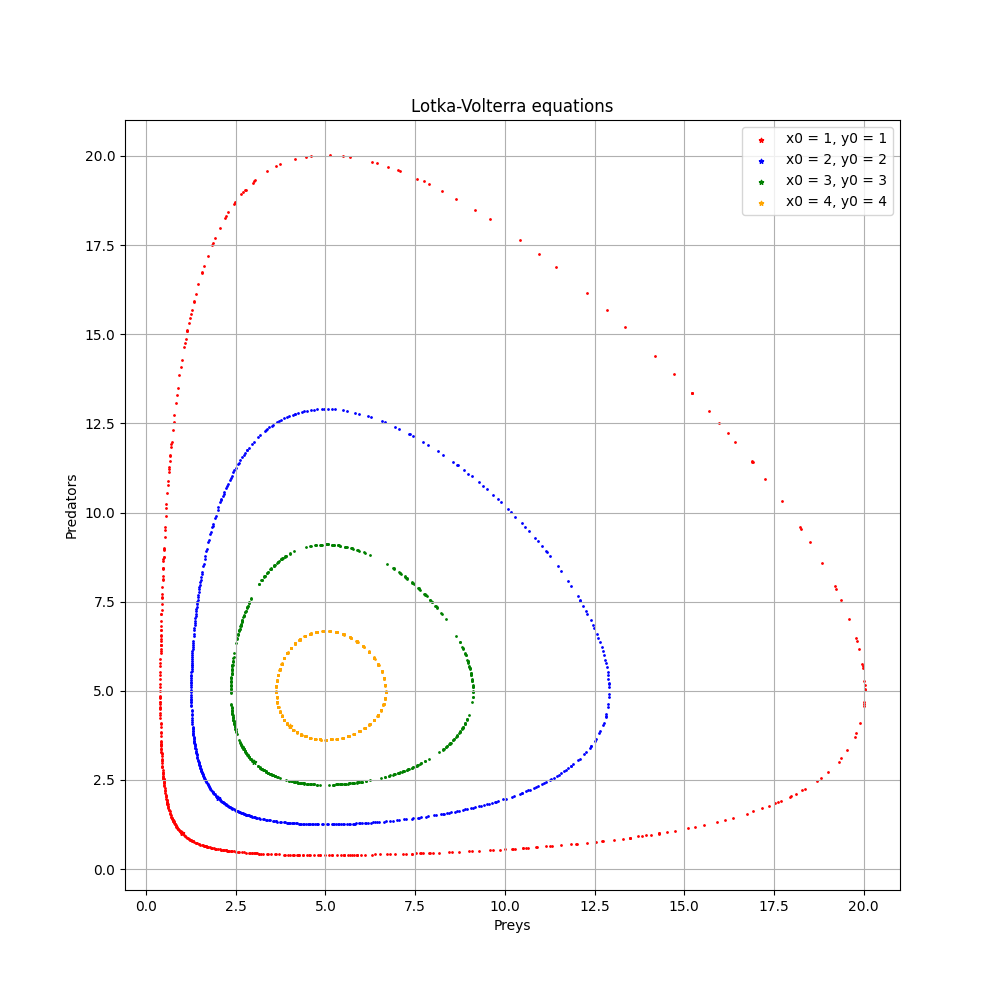

This chart was generated by the following Python code:
import matplotlib.pyplot as plt
import numpy as np

from lesson_6.cauchy import runge_kutta  # pylint: disable=import-error

if __name__ == "__main__":
    print("Solve the Lotka-Volterra equations:")
    print("    dx/dt = a * x - b * x * y")
    print("    dy/dt = c * x * y - d * y")
    print("with: a = 10, b = 2, c = 2, d = 10")
    print("and plot the solution in the phase space.")

    a, b, c, d = 10, 2, 2, 10

    plt.figure(figsize=(10, 10), dpi=100)
    plt.grid()

    for x0, y0, color in [(1, 1, "red"), (2, 2, "blue"), (3, 3, "green"), (4, 4, "orange")]:
        for t in np.linspace(0, 50, 500):
            x = runge_kutta(
                f=lambda t, x: np.array([a * x[0] - b * x[0] * x[1], c * x[0] * x[1] - d * x[1]]),
                x0=0,
                y0=np.array([x0, y0]),
                x=t,
                h=1e-2,
                order=4,
            )
            plt.scatter(x[0], x[1], color=color, s=1)
            print(f"t = {t}, x = {x[0]}, y = {x[1]}", end="\r")

        plt.scatter(x0, y0, color=color, s=10, marker="*", label=f"x0 = {x0}, y0 = {y0}")

    plt.legend()
    plt.xlabel("Preys")
    plt.ylabel("Predators")
    plt.title("Lotka-Volterra equations")
    plt.savefig("lesson_7/lotka_volterra.png")
